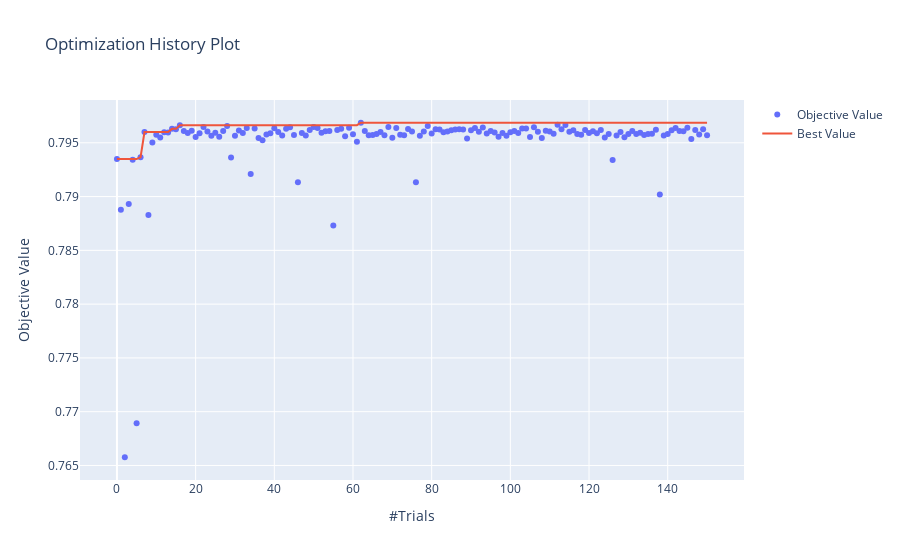

The notebook cell saved with this chart:
### Code cell
plot_optimization_history(study)

### Figure 1 — Plotly figure (JSON) as saved in the notebook; plotly's stock layout.template omitted (floating-point values rounded to 4 significant figures; data arrays with more than 128 entries replaced by an {"elided": "..."} marker saying what was removed)
{"data": [{"mode": "markers", "name": "Objective Value", "type": "scatter", "x": {"elided": "151 int values"}, "y": {"elided": "151 float values"}}, {"name": "Best Value", "type": "scatter", "x": {"elided": "151 int values"}, "y": {"elided": "151 float values"}}], "layout": {"title": {"text": "Optimization History Plot"}, "xaxis": {"title": {"text": "#Trials"}}, "yaxis": {"title": {"text": "Objective Value"}}}}
